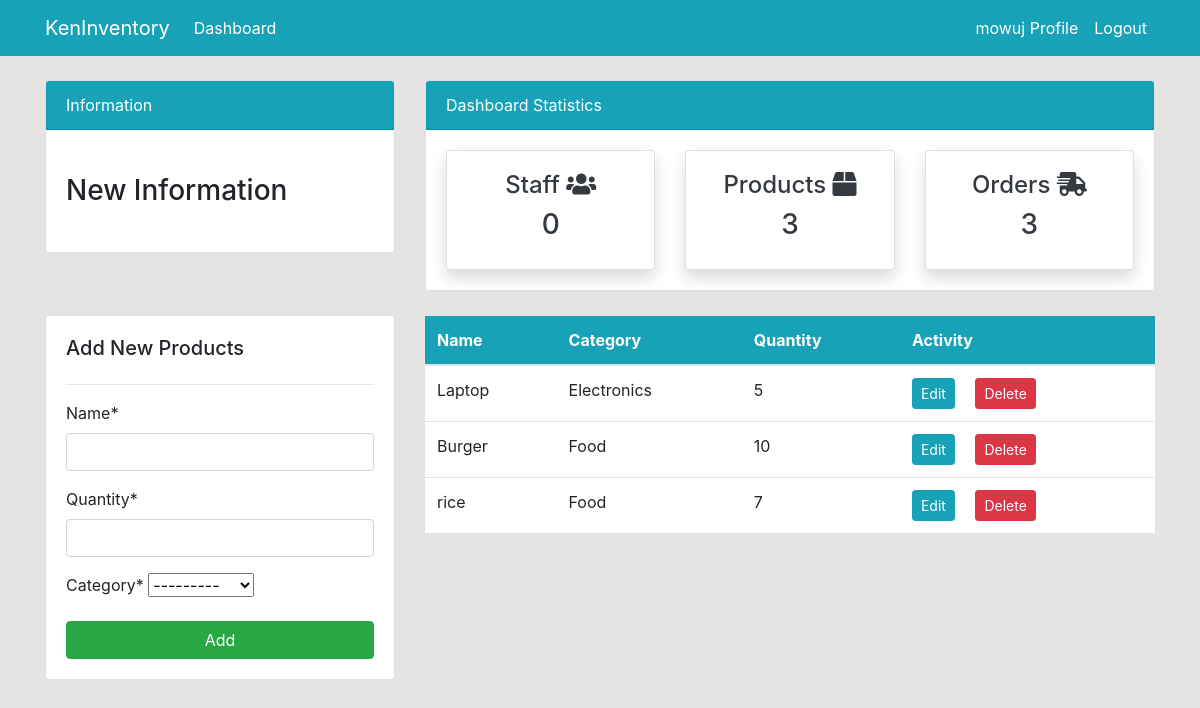
The page /products/ (signed in) on the database its author committed.
### dashboard/models.py (models this page shows, shortened)
class Product(models.Model):
    name = models.CharField(max_length=100, null=True)
    quantity = models.PositiveIntegerField(null=True)
    category = models.CharField(max_length=50, choices=CATEGORY, null=True)

### dashboard/views.py (the view)
# urls.py: path('products/', views.products, name='dashboard-products'),
@login_required(login_url='user-login')
def products(request):
    product = Product.objects.all()
    product_count = product.count()
    customer = User.objects.filter(groups=2)
    customer_count = customer.count()
    order = Order.objects.all()
    order_count = order.count()
    product_quantity = Product.objects.filter(name='')
    if request.method == 'POST':
        form = ProductForm(request.POST)
        if form.is_valid():
            form.save()
            product_name = form.cleaned_data.get('name')
            messages.success(request, f'{product_name} has been added')
            return redirect('dashboard-products')
    else:
        form = ProductForm()
    context = {
        'product': product,
        'form': form,
        'customer_count': customer_count,
        'product_count': product_count,
        'order_count': order_count,
    }
    return render(request, 'dashboard/products.html', context)

### dashboard/forms.py
class ProductForm(forms.ModelForm):
    class Meta:
        model = Product
        fields = '__all__'

### templates/dashboard/products.html (shortened to what this page needs)
{% extends 'partials/base.html' %}
{% load crispy_forms_tags %}
{% block content %}
{% include 'partials/topside.html' %}
<div class="row my-4">
    <div class="col-md-4">
        <div class="card card-body">
            <h5>Add New Products</h5>
            <hr>
            <form method="POST">
                {{ form|crispy }}
                <input class="btn btn-success btn-block" type="submit" value="Add">
            </form>
        </div>
    </div>
    <div class="col-md-8">
        <table class="table bg-white">
            <thead class="bg-info text-white">
                <tr>
                    <th scope="col">Name</th>
                    <th scope="col">Category</th>
                    <th scope="col">Quantity</th>
                    <th scope="col">Activity</th>
                </tr>
            </thead>
            <tbody>
                {% for product in product %}
                <tr>
                    <td>{{ product.name }}</td>
                    <td>{{ product.category }}</td>
                    <td>{{ product.quantity }}</td>
                    <td>
                        <a class="btn btn-info btn-sm mr-2"
                            href="{% url 'dashboard-products-edit' product.id %}">Edit</a>
                        <a class="btn btn-danger btn-sm ml-2"
                            href="{% url 'dashboard-products-delete' product.id %}">Delete</a>
                    </td>
                </tr>
                {% endfor %}
            </tbody>
        </table>
    </div>
</div>
{% endblock %}

### templates/partials/nav.html (shortened to what this page needs)
<nav class="navbar navbar-expand-lg navbar-info bg-info">
    <div class="container">
        {% if user.is_authenticated %}
        <a class="navbar-brand text-white" href="{% url 'dashboard-index' %}">KenInventory</a>
        <div class="collapse navbar-collapse" id="navbarSupportedContent">
            <ul class="navbar-nav mr-auto">
                <li class="nav-item active">
                    <a class="nav-link text-white" href="{% url 'dashboard-index' %}">Dashboard </a>
                </li>
            </ul>
            <ul class="navbar-nav ml-auto">
                <li class="nav-item active">
                    <a class="nav-link text-white" href="{% url 'user-profile' %}">{{ user.username }} Profile
                        <span class="sr-only">(current)</span></a>
                </li>
                <li class="nav-item">
                    <a class="nav-link text-white" href="{% url 'user-logout' %}">Logout</a>
                </li>
            </ul>
            {% endif %}
        </div>
    </div>
</nav>

### static/style.css (style rules this page uses)
body { background: rgb(230, 227, 227); }

### rows shown on the page
Product: name "Laptop", category "Electronics", quantity "5"
Product: name "Burger", category "Food", quantity "10"
Product: name "rice", category "Food", quantity "7"

### other values the page prints
{{ user.username }} "mowuj"
{{ customer_count }} "0"
{{ product_count }} "3"
{{ order_count }} "3"
